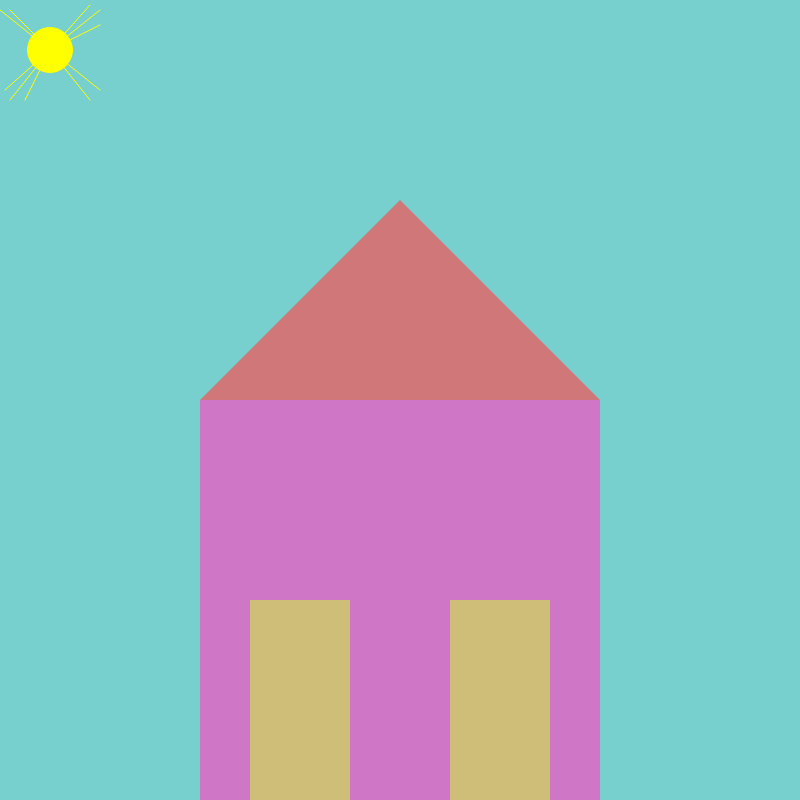
Frame 1 (no input)
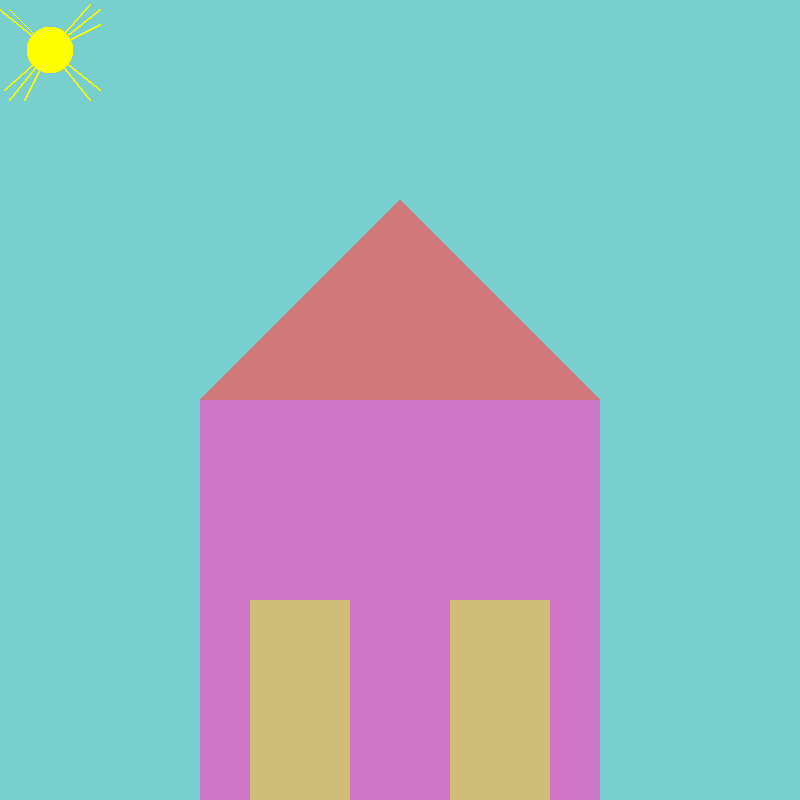
Frame 60 (no input)
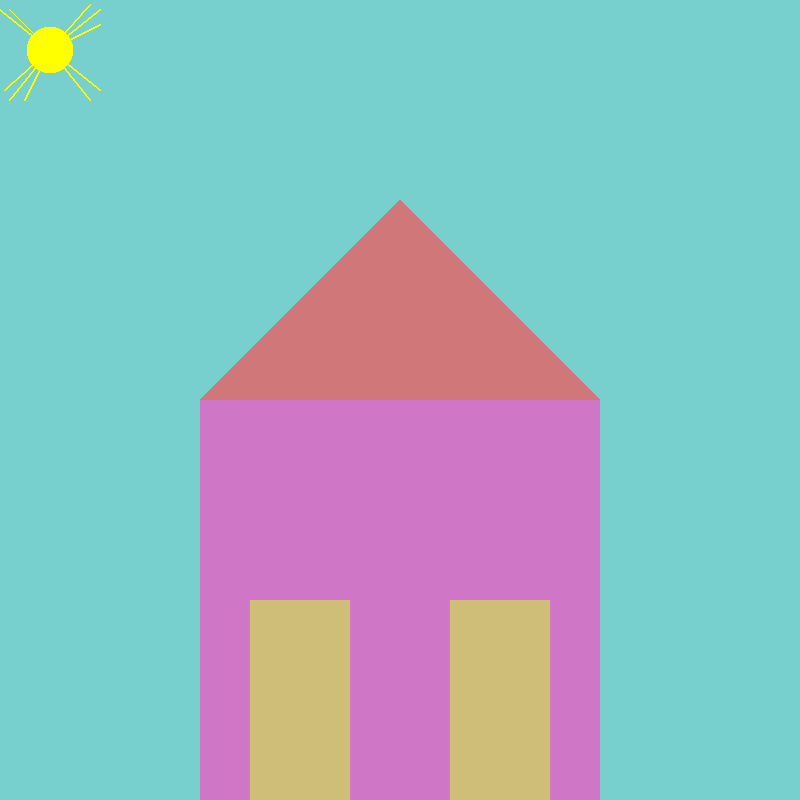
Frame 120 (the mouse pressed at the canvas centre since frame 60)

The p5.js sketch that drew these frames (run headless with seeded random() and noise() and a simulated clock; from frame 60 on, the mouse is pressed at the canvas centre):

// p5.js sketch
// ── sketch.js
let bgColor;
let canvasW = 800;
let canvasH = 800;

function setup () {
  createCanvas(canvasW, canvasH);
  bgColor = color('hsl(179, 48%, 64%)');
  background(bgColor);
}

function draw () {
  // house shape
  noStroke();
  fill('hsl(306, 48%, 64%)');
  rect(200, 400, 400, 400);

  //doors
  scale(1);
  noStroke();
  fill('hsl(48, 48%, 64%)');
  beginShape(QUADS);
  vertex(450, 600);
  vertex(450, 800);
  vertex(550, 800);
  vertex(550, 600);
  
  vertex(250, 600);
  vertex(250, 800);
  vertex(350, 800);
  vertex(350, 600);
  endShape(CLOSE);

  //roof
  fill('hsl(359, 48%, 64%)');
  triangle(200, 400, 600, 400, 400, 200);

  
  //sun
  stroke('yellow');
  strokeWeight(2);
  fill("yellow");
  scale(0.5);
  ellipse(100, 100, 90, 90);

  //sun rays
  line(100, 100, 180, 10);
  line(100, 100, 10, 180);
  line(100, 100, 20, 200);
  line(100, 100, 200, 20);
  line(100, 100, 200, 50);
  line(100, 100, 50, 200);
  line(100, 100, 180, 200);
  line(100, 100, 200, 180);
  line(100, 100, 20, 20);
  line(100, 100, 0, 20);



}
// ── style.css
html, body{
  margin: 0;
  padding: 0;
}

canvas{
  display: block;
  border: dashed 5px
}
